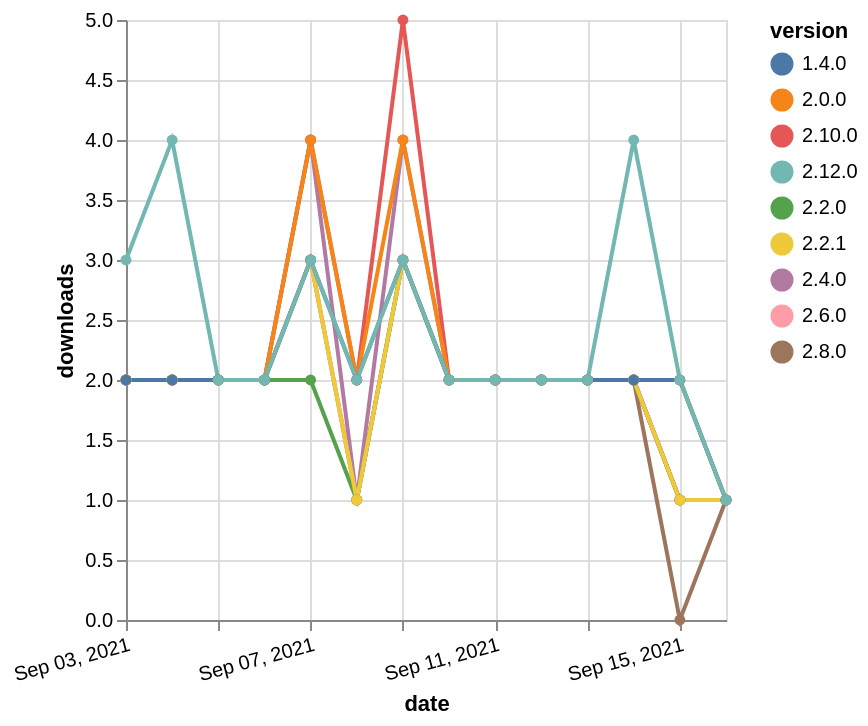

Write the Vega-Lite specification saved for this chart.
### Vega-Lite specification from a JSON file in a GitHub repository (floating-point values rounded to 4 significant figures)
{"$schema": "https://vega.github.io/schema/vega-lite/v5.json", "description": "A simple bar chart with embedded data.", "data": {"values": [{"date": "2021-09-03", "total": 2021, "delta": 2, "version": "2.4.0"}, {"date": "2021-09-04", "total": 2023, "delta": 2, "version": "2.4.0"}, {"date": "2021-09-05", "total": 2025, "delta": 2, "version": "2.4.0"}, {"date": "2021-09-06", "total": 2027, "delta": 2, "version": "2.4.0"}, {"date": "2021-09-07", "total": 2031, "delta": 4, "version": "2.4.0"}, {"date": "2021-09-08", "total": 2032, "delta": 1, "version": "2.4.0"}, {"date": "2021-09-09", "total": 2036, "delta": 4, "version": "2.4.0"}, {"date": "2021-09-10", "total": 2038, "delta": 2, "version": "2.4.0"}, {"date": "2021-09-11", "total": 2040, "delta": 2, "version": "2.4.0"}, {"date": "2021-09-12", "total": 2042, "delta": 2, "version": "2.4.0"}, {"date": "2021-09-13", "total": 2044, "delta": 2, "version": "2.4.0"}, {"date": "2021-09-14", "total": 2046, "delta": 2, "version": "2.4.0"}, {"date": "2021-09-15", "total": 2047, "delta": 1, "version": "2.4.0"}, {"date": "2021-09-16", "total": 2048, "delta": 1, "version": "2.4.0"}, {"date": "2021-09-03", "total": 1025, "delta": 2, "version": "2.8.0"}, {"date": "2021-09-04", "total": 1027, "delta": 2, "version": "2.8.0"}, {"date": "2021-09-05", "total": 1029, "delta": 2, "version": "2.8.0"}, {"date": "2021-09-06", "total": 1031, "delta": 2, "version": "2.8.0"}, {"date": "2021-09-07", "total": 1034, "delta": 3, "version": "2.8.0"}, {"date": "2021-09-08", "total": 1035, "delta": 1, "version": "2.8.0"}, {"date": "2021-09-09", "total": 1038, "delta": 3, "version": "2.8.0"}, {"date": "2021-09-10", "total": 1040, "delta": 2, "version": "2.8.0"}, {"date": "2021-09-11", "total": 1042, "delta": 2, "version": "2.8.0"}, {"date": "2021-09-12", "total": 1044, "delta": 2, "version": "2.8.0"}, {"date": "2021-09-13", "total": 1046, "delta": 2, "version": "2.8.0"}, {"date": "2021-09-14", "total": 1048, "delta": 2, "version": "2.8.0"}, {"date": "2021-09-15", "total": 1048, "delta": 0, "version": "2.8.0"}, {"date": "2021-09-16", "total": 1049, "delta": 1, "version": "2.8.0"}, {"date": "2021-09-03", "total": 1490, "delta": 2, "version": "2.6.0"}, {"date": "2021-09-04", "total": 1492, "delta": 2, "version": "2.6.0"}, {"date": "2021-09-05", "total": 1494, "delta": 2, "version": "2.6.0"}, {"date": "2021-09-06", "total": 1496, "delta": 2, "version": "2.6.0"}, {"date": "2021-09-07", "total": 1499, "delta": 3, "version": "2.6.0"}, {"date": "2021-09-08", "total": 1500, "delta": 1, "version": "2.6.0"}, {"date": "2021-09-09", "total": 1503, "delta": 3, "version": "2.6.0"}, {"date": "2021-09-10", "total": 1505, "delta": 2, "version": "2.6.0"}, {"date": "2021-09-11", "total": 1507, "delta": 2, "version": "2.6.0"}, {"date": "2021-09-12", "total": 1509, "delta": 2, "version": "2.6.0"}, {"date": "2021-09-13", "total": 1511, "delta": 2, "version": "2.6.0"}, {"date": "2021-09-14", "total": 1513, "delta": 2, "version": "2.6.0"}, {"date": "2021-09-15", "total": 1514, "delta": 1, "version": "2.6.0"}, {"date": "2021-09-16", "total": 1515, "delta": 1, "version": "2.6.0"}, {"date": "2021-09-03", "total": 731, "delta": 2, "version": "2.10.0"}, {"date": "2021-09-04", "total": 733, "delta": 2, "version": "2.10.0"}, {"date": "2021-09-05", "total": 735, "delta": 2, "version": "2.10.0"}, {"date": "2021-09-06", "total": 737, "delta": 2, "version": "2.10.0"}, {"date": "2021-09-07", "total": 741, "delta": 4, "version": "2.10.0"}, {"date": "2021-09-08", "total": 743, "delta": 2, "version": "2.10.0"}, {"date": "2021-09-09", "total": 748, "delta": 5, "version": "2.10.0"}, {"date": "2021-09-10", "total": 750, "delta": 2, "version": "2.10.0"}, {"date": "2021-09-11", "total": 752, "delta": 2, "version": "2.10.0"}, {"date": "2021-09-12", "total": 754, "delta": 2, "version": "2.10.0"}, {"date": "2021-09-13", "total": 756, "delta": 2, "version": "2.10.0"}, {"date": "2021-09-14", "total": 758, "delta": 2, "version": "2.10.0"}, {"date": "2021-09-15", "total": 759, "delta": 1, "version": "2.10.0"}, {"date": "2021-09-16", "total": 760, "delta": 1, "version": "2.10.0"}, {"date": "2021-09-03", "total": 2617, "delta": 2, "version": "2.0.0"}, {"date": "2021-09-04", "total": 2619, "delta": 2, "version": "2.0.0"}, {"date": "2021-09-05", "total": 2621, "delta": 2, "version": "2.0.0"}, {"date": "2021-09-06", "total": 2623, "delta": 2, "version": "2.0.0"}, {"date": "2021-09-07", "total": 2627, "delta": 4, "version": "2.0.0"}, {"date": "2021-09-08", "total": 2629, "delta": 2, "version": "2.0.0"}, {"date": "2021-09-09", "total": 2633, "delta": 4, "version": "2.0.0"}, {"date": "2021-09-10", "total": 2635, "delta": 2, "version": "2.0.0"}, {"date": "2021-09-11", "total": 2637, "delta": 2, "version": "2.0.0"}, {"date": "2021-09-12", "total": 2639, "delta": 2, "version": "2.0.0"}, {"date": "2021-09-13", "total": 2641, "delta": 2, "version": "2.0.0"}, {"date": "2021-09-14", "total": 2643, "delta": 2, "version": "2.0.0"}, {"date": "2021-09-15", "total": 2645, "delta": 2, "version": "2.0.0"}, {"date": "2021-09-16", "total": 2646, "delta": 1, "version": "2.0.0"}, {"date": "2021-09-03", "total": 1895, "delta": 2, "version": "2.2.0"}, {"date": "2021-09-04", "total": 1897, "delta": 2, "version": "2.2.0"}, {"date": "2021-09-05", "total": 1899, "delta": 2, "version": "2.2.0"}, {"date": "2021-09-06", "total": 1901, "delta": 2, "version": "2.2.0"}, {"date": "2021-09-07", "total": 1903, "delta": 2, "version": "2.2.0"}, {"date": "2021-09-08", "total": 1904, "delta": 1, "version": "2.2.0"}, {"date": "2021-09-09", "total": 1907, "delta": 3, "version": "2.2.0"}, {"date": "2021-09-10", "total": 1909, "delta": 2, "version": "2.2.0"}, {"date": "2021-09-11", "total": 1911, "delta": 2, "version": "2.2.0"}, {"date": "2021-09-12", "total": 1913, "delta": 2, "version": "2.2.0"}, {"date": "2021-09-13", "total": 1915, "delta": 2, "version": "2.2.0"}, {"date": "2021-09-14", "total": 1917, "delta": 2, "version": "2.2.0"}, {"date": "2021-09-15", "total": 1918, "delta": 1, "version": "2.2.0"}, {"date": "2021-09-16", "total": 1919, "delta": 1, "version": "2.2.0"}, {"date": "2021-09-03", "total": 2084, "delta": 2, "version": "2.2.1"}, {"date": "2021-09-04", "total": 2086, "delta": 2, "version": "2.2.1"}, {"date": "2021-09-05", "total": 2088, "delta": 2, "version": "2.2.1"}, {"date": "2021-09-06", "total": 2090, "delta": 2, "version": "2.2.1"}, {"date": "2021-09-07", "total": 2093, "delta": 3, "version": "2.2.1"}, {"date": "2021-09-08", "total": 2094, "delta": 1, "version": "2.2.1"}, {"date": "2021-09-09", "total": 2097, "delta": 3, "version": "2.2.1"}, {"date": "2021-09-10", "total": 2099, "delta": 2, "version": "2.2.1"}, {"date": "2021-09-11", "total": 2101, "delta": 2, "version": "2.2.1"}, {"date": "2021-09-12", "total": 2103, "delta": 2, "version": "2.2.1"}, {"date": "2021-09-13", "total": 2105, "delta": 2, "version": "2.2.1"}, {"date": "2021-09-14", "total": 2107, "delta": 2, "version": "2.2.1"}, {"date": "2021-09-15", "total": 2108, "delta": 1, "version": "2.2.1"}, {"date": "2021-09-16", "total": 2109, "delta": 1, "version": "2.2.1"}, {"date": "2021-09-03", "total": 2400, "delta": 2, "version": "1.4.0"}, {"date": "2021-09-04", "total": 2402, "delta": 2, "version": "1.4.0"}, {"date": "2021-09-05", "total": 2404, "delta": 2, "version": "1.4.0"}, {"date": "2021-09-06", "total": 2406, "delta": 2, "version": "1.4.0"}, {"date": "2021-09-07", "total": 2409, "delta": 3, "version": "1.4.0"}, {"date": "2021-09-08", "total": 2411, "delta": 2, "version": "1.4.0"}, {"date": "2021-09-09", "total": 2414, "delta": 3, "version": "1.4.0"}, {"date": "2021-09-10", "total": 2416, "delta": 2, "version": "1.4.0"}, {"date": "2021-09-11", "total": 2418, "delta": 2, "version": "1.4.0"}, {"date": "2021-09-12", "total": 2420, "delta": 2, "version": "1.4.0"}, {"date": "2021-09-13", "total": 2422, "delta": 2, "version": "1.4.0"}, {"date": "2021-09-14", "total": 2424, "delta": 2, "version": "1.4.0"}, {"date": "2021-09-15", "total": 2426, "delta": 2, "version": "1.4.0"}, {"date": "2021-09-16", "total": 2427, "delta": 1, "version": "1.4.0"}, {"date": "2021-09-03", "total": 239, "delta": 3, "version": "2.12.0"}, {"date": "2021-09-04", "total": 243, "delta": 4, "version": "2.12.0"}, {"date": "2021-09-05", "total": 245, "delta": 2, "version": "2.12.0"}, {"date": "2021-09-06", "total": 247, "delta": 2, "version": "2.12.0"}, {"date": "2021-09-07", "total": 250, "delta": 3, "version": "2.12.0"}, {"date": "2021-09-08", "total": 252, "delta": 2, "version": "2.12.0"}, {"date": "2021-09-09", "total": 255, "delta": 3, "version": "2.12.0"}, {"date": "2021-09-10", "total": 257, "delta": 2, "version": "2.12.0"}, {"date": "2021-09-11", "total": 259, "delta": 2, "version": "2.12.0"}, {"date": "2021-09-12", "total": 261, "delta": 2, "version": "2.12.0"}, {"date": "2021-09-13", "total": 263, "delta": 2, "version": "2.12.0"}, {"date": "2021-09-14", "total": 267, "delta": 4, "version": "2.12.0"}, {"date": "2021-09-15", "total": 269, "delta": 2, "version": "2.12.0"}, {"date": "2021-09-16", "total": 270, "delta": 1, "version": "2.12.0"}]}, "width": "container", "mark": {"type": "line", "point": {"filled": true}}, "encoding": {"x": {"field": "date", "type": "temporal", "timeUnit": "yearmonthdate", "title": "date", "axis": {"labelAngle": -15}}, "y": {"field": "delta", "type": "quantitative", "title": "downloads"}, "color": {"field": "version", "type": "nominal"}, "tooltip": {"field": "delta"}}}
